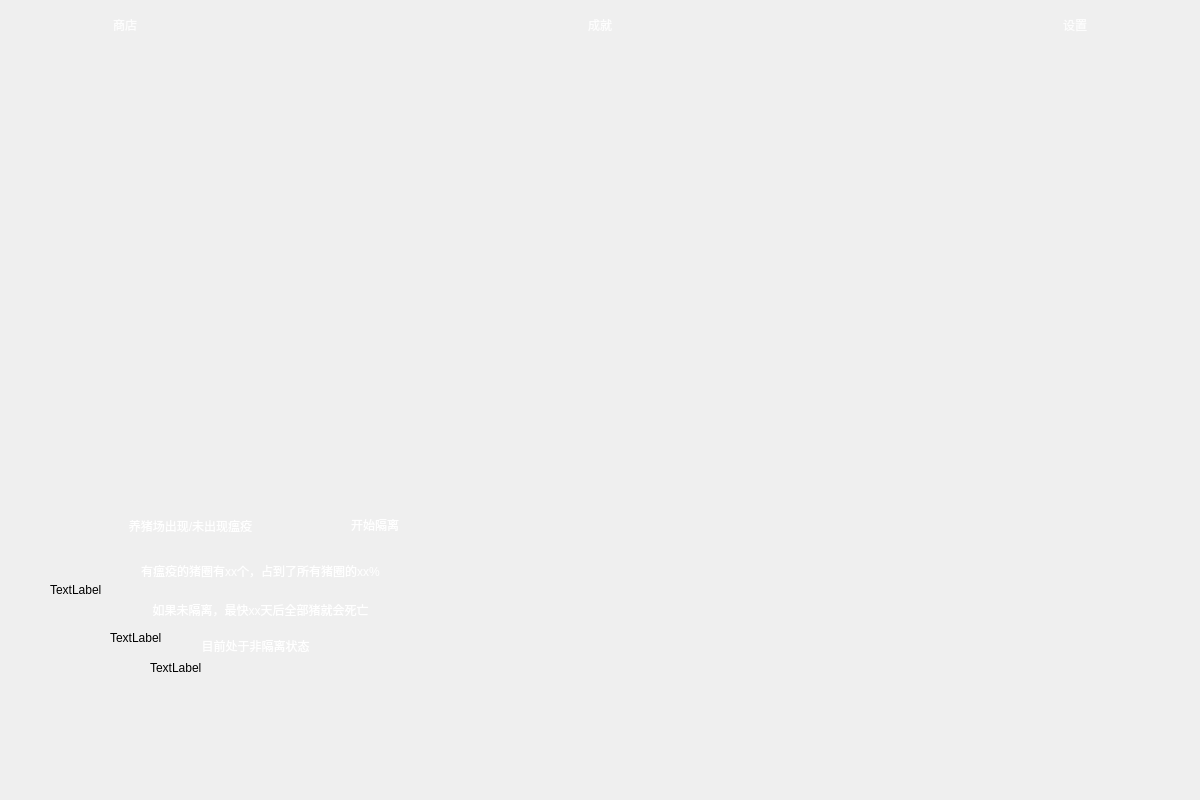
<?xml version="1.0" encoding="UTF-8"?>
<ui version="4.0">
 <class>PigGame</class>
 <widget class="QMainWindow" name="PigGame">
  <property name="geometry">
   <rect>
    <x>0</x>
    <y>0</y>
    <width>1200</width>
    <height>800</height>
   </rect>
  </property>
  <property name="windowTitle">
   <string>MainWindow</string>
  </property>
  <property name="styleSheet">
   <string notr="true"/>
  </property>
  <widget class="QWidget" name="centralwidget">
   <widget class="QLabel" name="backimg">
    <property name="geometry">
     <rect>
      <x>0</x>
      <y>0</y>
      <width>1200</width>
      <height>800</height>
     </rect>
    </property>
    <property name="styleSheet">
     <string notr="true">background-image: url(:/res/res/game3.jpg);</string>
    </property>
    <property name="text">
     <string/>
    </property>
   </widget>
   <widget class="QPushButton" name="btn_honor">
    <property name="geometry">
     <rect>
      <x>525</x>
      <y>0</y>
      <width>150</width>
      <height>50</height>
     </rect>
    </property>
    <property name="styleSheet">
     <string notr="true">background-image: url(:/res/res/startbtn/banzi.png);
font:25pt &quot;方正少儿简体&quot;;
color: rgb(253, 253, 253);</string>
    </property>
    <property name="text">
     <string>成就</string>
    </property>
    <property name="flat">
     <bool>true</bool>
    </property>
   </widget>
   <widget class="QPushButton" name="btn_config">
    <property name="geometry">
     <rect>
      <x>1000</x>
      <y>0</y>
      <width>150</width>
      <height>50</height>
     </rect>
    </property>
    <property name="styleSheet">
     <string notr="true">background-image: url(:/res/res/startbtn/banzi.png);
font:25pt &quot;方正少儿简体&quot;;
color: rgb(253, 253, 253);</string>
    </property>
    <property name="text">
     <string>设置</string>
    </property>
    <property name="flat">
     <bool>true</bool>
    </property>
   </widget>
   <widget class="QPushButton" name="btn_store">
    <property name="geometry">
     <rect>
      <x>50</x>
      <y>0</y>
      <width>150</width>
      <height>50</height>
     </rect>
    </property>
    <property name="styleSheet">
     <string notr="true">background-image: url(:/res/res/startbtn/banzi.png);
font:25pt &quot;方正少儿简体&quot;;
color: rgb(253, 253, 253);</string>
    </property>
    <property name="text">
     <string>商店</string>
    </property>
    <property name="flat">
     <bool>true</bool>
    </property>
   </widget>
   <widget class="QLabel" name="label_2">
    <property name="geometry">
     <rect>
      <x>200</x>
      <y>20</y>
      <width>800</width>
      <height>450</height>
     </rect>
    </property>
    <property name="styleSheet">
     <string notr="true">background-image: url(:/res/res/back_01.png);</string>
    </property>
    <property name="text">
     <string/>
    </property>
   </widget>
   <widget class="QPushButton" name="btn_nextpage">
    <property name="geometry">
     <rect>
      <x>1050</x>
      <y>220</y>
      <width>100</width>
      <height>100</height>
     </rect>
    </property>
    <property name="styleSheet">
     <string notr="true">background-image: url(:/res/res/startbtn/btn_b_over.png);</string>
    </property>
    <property name="text">
     <string/>
    </property>
    <property name="flat">
     <bool>true</bool>
    </property>
   </widget>
   <widget class="QPushButton" name="btn_frontpage">
    <property name="geometry">
     <rect>
      <x>50</x>
      <y>220</y>
      <width>100</width>
      <height>100</height>
     </rect>
    </property>
    <property name="styleSheet">
     <string notr="true">background-image: url(:/res/res/startbtn/btn_b_over_2.png);</string>
    </property>
    <property name="text">
     <string/>
    </property>
    <property name="flat">
     <bool>true</bool>
    </property>
   </widget>
   <widget class="QLabel" name="label_3">
    <property name="geometry">
     <rect>
      <x>50</x>
      <y>490</y>
      <width>1100</width>
      <height>200</height>
     </rect>
    </property>
    <property name="styleSheet">
     <string notr="true">background-image: url(:/res/res/mes_window.png);</string>
    </property>
    <property name="text">
     <string>TextLabel</string>
    </property>
   </widget>
   <widget class="QLabel" name="lb_tips">
    <property name="geometry">
     <rect>
      <x>50</x>
      <y>700</y>
      <width>1100</width>
      <height>100</height>
     </rect>
    </property>
    <property name="styleSheet">
     <string notr="true">background-image: url(:/res/res/mes_window_m.png);</string>
    </property>
    <property name="text">
     <string/>
    </property>
   </widget>
   <widget class="QLabel" name="label_4">
    <property name="geometry">
     <rect>
      <x>110</x>
      <y>630</y>
      <width>68</width>
      <height>15</height>
     </rect>
    </property>
    <property name="text">
     <string>TextLabel</string>
    </property>
   </widget>
   <widget class="QLabel" name="lb_ill_arise">
    <property name="geometry">
     <rect>
      <x>90</x>
      <y>510</y>
      <width>201</width>
      <height>31</height>
     </rect>
    </property>
    <property name="styleSheet">
     <string notr="true">color: rgb(255, 255, 255);
font: 12pt &quot;方正粗圆简体&quot;;</string>
    </property>
    <property name="text">
     <string>养猪场出现/未出现瘟疫</string>
    </property>
    <property name="alignment">
     <set>Qt::AlignCenter</set>
    </property>
   </widget>
   <widget class="QPushButton" name="btn_geli">
    <property name="geometry">
     <rect>
      <x>310</x>
      <y>510</y>
      <width>130</width>
      <height>30</height>
     </rect>
    </property>
    <property name="styleSheet">
     <string notr="true">background-image: url(:/res/res/startbtn/btn_orange.png);
color: rgb(255, 255, 255);
font: 10pt &quot;方正少儿简体&quot;;</string>
    </property>
    <property name="text">
     <string>开始隔离</string>
    </property>
    <property name="flat">
     <bool>true</bool>
    </property>
   </widget>
   <widget class="QLabel" name="lb_ill_pigsty">
    <property name="geometry">
     <rect>
      <x>70</x>
      <y>560</y>
      <width>381</width>
      <height>21</height>
     </rect>
    </property>
    <property name="styleSheet">
     <string notr="true">color: rgb(255, 255, 255);
font: 10pt &quot;方正粗圆简体&quot;;</string>
    </property>
    <property name="text">
     <string>有瘟疫的猪圈有xx个，占到了所有猪圈的xx%</string>
    </property>
    <property name="alignment">
     <set>Qt::AlignCenter</set>
    </property>
   </widget>
   <widget class="QLabel" name="lb_health_day">
    <property name="geometry">
     <rect>
      <x>70</x>
      <y>630</y>
      <width>371</width>
      <height>31</height>
     </rect>
    </property>
    <property name="styleSheet">
     <string notr="true">color: rgb(255, 255, 255);
font: 10pt &quot;方正粗圆简体&quot;;</string>
    </property>
    <property name="text">
     <string>目前处于非隔离状态</string>
    </property>
    <property name="alignment">
     <set>Qt::AlignCenter</set>
    </property>
   </widget>
   <widget class="QLabel" name="lb_daed_day">
    <property name="geometry">
     <rect>
      <x>90</x>
      <y>600</y>
      <width>341</width>
      <height>20</height>
     </rect>
    </property>
    <property name="styleSheet">
     <string notr="true">color: rgb(255, 255, 255);
font: 10pt &quot;方正粗圆简体&quot;;</string>
    </property>
    <property name="text">
     <string>如果未隔离，最快xx天后全部猪就会死亡</string>
    </property>
    <property name="alignment">
     <set>Qt::AlignCenter</set>
    </property>
   </widget>
   <widget class="QLabel" name="label_9">
    <property name="geometry">
     <rect>
      <x>150</x>
      <y>660</y>
      <width>68</width>
      <height>15</height>
     </rect>
    </property>
    <property name="text">
     <string>TextLabel</string>
    </property>
   </widget>
   <widget class="QStackedWidget" name="stackedWidget">
    <property name="geometry">
     <rect>
      <x>220</x>
      <y>80</y>
      <width>721</width>
      <height>361</height>
     </rect>
    </property>
    <property name="currentIndex">
     <number>0</number>
    </property>
    <widget class="page1" name="page"/>
    <widget class="page2" name="page_2"/>
    <widget class="page3" name="page_3"/>
    <widget class="page4" name="page_4"/>
    <widget class="page5" name="page_5"/>
   </widget>
   <zorder>backimg</zorder>
   <zorder>btn_config</zorder>
   <zorder>btn_store</zorder>
   <zorder>label_2</zorder>
   <zorder>btn_nextpage</zorder>
   <zorder>btn_frontpage</zorder>
   <zorder>label_3</zorder>
   <zorder>lb_tips</zorder>
   <zorder>label_4</zorder>
   <zorder>btn_geli</zorder>
   <zorder>label_9</zorder>
   <zorder>lb_ill_arise</zorder>
   <zorder>lb_ill_pigsty</zorder>
   <zorder>lb_daed_day</zorder>
   <zorder>lb_health_day</zorder>
   <zorder>stackedWidget</zorder>
   <zorder>btn_honor</zorder>
  </widget>
 </widget>
 <customwidgets>
  <customwidget>
   <class>page1</class>
   <extends>QWidget</extends>
   <header>page1.h</header>
   <container>1</container>
  </customwidget>
  <customwidget>
   <class>page2</class>
   <extends>QWidget</extends>
   <header>page2.h</header>
   <container>1</container>
  </customwidget>
  <customwidget>
   <class>page3</class>
   <extends>QWidget</extends>
   <header>page3.h</header>
   <container>1</container>
  </customwidget>
  <customwidget>
   <class>page4</class>
   <extends>QWidget</extends>
   <header>page4.h</header>
   <container>1</container>
  </customwidget>
  <customwidget>
   <class>page5</class>
   <extends>QWidget</extends>
   <header>page5.h</header>
   <container>1</container>
  </customwidget>
 </customwidgets>
 <resources/>
 <connections/>
</ui>
